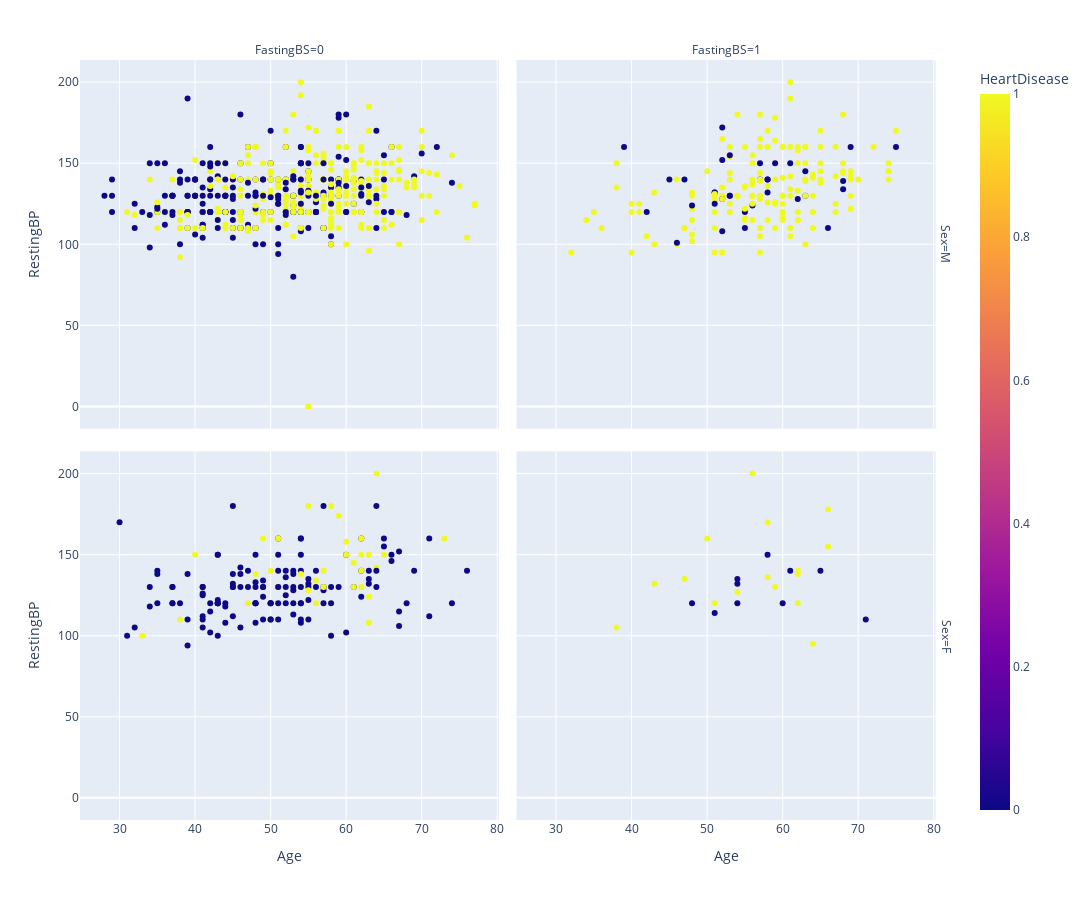

Write notebook code for a chart like this one.
### Markdown cell above
From the above plot, we can see that the distribution of blue dots are more than other dots.

### Code cell
fig = px.scatter(df, 
                 x=df['Age'], 
                 y=df['RestingBP'], 
                 color=df['HeartDisease'], 
                 facet_col=df.FastingBS,
                 facet_row=df.Sex,
                 width=1500, 
                 height=900)


fig.show()

### Figure 1 — Plotly figure (JSON) as saved in the notebook; plotly's stock layout.template omitted (floating-point values rounded to 4 significant figures; data arrays with more than 128 entries replaced by an {"elided": "..."} marker saying what was removed)
{"data": [{"hovertemplate": "Sex=M<br>FastingBS=0<br>Age=%{x}<br>RestingBP=%{y}<br>HeartDisease=%{marker.color}<extra></extra>", "legendgroup": "", "marker": {"color": {"elided": "537 int values"}, "coloraxis": "coloraxis", "symbol": "circle"}, "mode": "markers", "name": "", "orientation": "v", "showlegend": false, "type": "scatter", "x": {"elided": "537 int values"}, "xaxis": "x3", "y": {"elided": "537 int values"}, "yaxis": "y3"}, {"hovertemplate": "Sex=M<br>FastingBS=1<br>Age=%{x}<br>RestingBP=%{y}<br>HeartDisease=%{marker.color}<extra></extra>", "legendgroup": "", "marker": {"color": {"elided": "188 int values"}, "coloraxis": "coloraxis", "symbol": "circle"}, "mode": "markers", "name": "", "orientation": "v", "showlegend": false, "type": "scatter", "x": {"elided": "188 int values"}, "xaxis": "x4", "y": {"elided": "188 int values"}, "yaxis": "y4"}, {"hovertemplate": "Sex=F<br>FastingBS=0<br>Age=%{x}<br>RestingBP=%{y}<br>HeartDisease=%{marker.color}<extra></extra>", "legendgroup": "", "marker": {"color": {"elided": "167 int values"}, "coloraxis": "coloraxis", "symbol": "circle"}, "mode": "markers", "name": "", "orientation": "v", "showlegend": false, "type": "scatter", "x": {"elided": "167 int values"}, "xaxis": "x", "y": {"elided": "167 int values"}, "yaxis": "y"}, {"hovertemplate": "Sex=F<br>FastingBS=1<br>Age=%{x}<br>RestingBP=%{y}<br>HeartDisease=%{marker.color}<extra></extra>", "legendgroup": "", "marker": {"color": [0, 1, 1, 0, 1, 1, 1, 1, 1, 1, 1, 0, 0, 1, 0, 0, 0, 0, 1, 0, 1, 1, 1, 1, 0, 1], "coloraxis": "coloraxis", "symbol": "circle"}, "mode": "markers", "name": "", "orientation": "v", "showlegend": false, "type": "scatter", "x": [48, 59, 47, 54, 62, 51, 38, 64, 62, 50, 66, 61, 51, 54, 54, 71, 65, 60, 58, 54, 56, 66, 62, 43, 58, 58], "xaxis": "x2", "y": [120, 130, 135, 120, 120, 120, 105, 95, 140, 160, 155, 140, 114, 127, 132, 110, 140, 120, 136, 135, 200, 178, 138, 132, 150, 170], "yaxis": "y2"}], "layout": {"annotations": [{"font": {}, "showarrow": false, "text": "FastingBS=0", "x": 0.24, "xanchor": "center", "xref": "paper", "y": 1, "yanchor": "bottom", "yref": "paper"}, {"font": {}, "showarrow": false, "text": "FastingBS=1", "x": 0.74, "xanchor": "center", "xref": "paper", "y": 1, "yanchor": "bottom", "yref": "paper"}, {"font": {}, "showarrow": false, "text": "Sex=F", "textangle": 90, "x": 0.98, "xanchor": "left", "xref": "paper", "y": 0.2425, "yanchor": "middle", "yref": "paper"}, {"font": {}, "showarrow": false, "text": "Sex=M", "textangle": 90, "x": 0.98, "xanchor": "left", "xref": "paper", "y": 0.7575, "yanchor": "middle", "yref": "paper"}], "coloraxis": {"colorbar": {"title": {"text": "HeartDisease"}}, "colorscale": [[0, "#0d0887"], [0.1111, "#46039f"], [0.2222, "#7201a8"], [0.3333, "#9c179e"], [0.4444, "#bd3786"], [0.5556, "#d8576b"], [0.6667, "#ed7953"], [0.7778, "#fb9f3a"], [0.8889, "#fdca26"], [1, "#f0f921"]]}, "height": 900, "legend": {"tracegroupgap": 0}, "margin": {"t": 60}, "width": 1500, "xaxis": {"anchor": "y", "domain": [0, 0.48], "title": {"text": "Age"}}, "xaxis2": {"anchor": "y2", "domain": [0.5, 0.98], "matches": "x", "title": {"text": "Age"}}, "xaxis3": {"anchor": "y3", "domain": [0, 0.48], "matches": "x", "showticklabels": false}, "xaxis4": {"anchor": "y4", "domain": [0.5, 0.98], "matches": "x", "showticklabels": false}, "yaxis": {"anchor": "x", "domain": [0, 0.485], "title": {"text": "RestingBP"}}, "yaxis2": {"anchor": "x2", "domain": [0, 0.485], "matches": "y", "showticklabels": false}, "yaxis3": {"anchor": "x3", "domain": [0.515, 1], "matches": "y", "title": {"text": "RestingBP"}}, "yaxis4": {"anchor": "x4", "domain": [0.515, 1], "matches": "y", "showticklabels": false}}}
